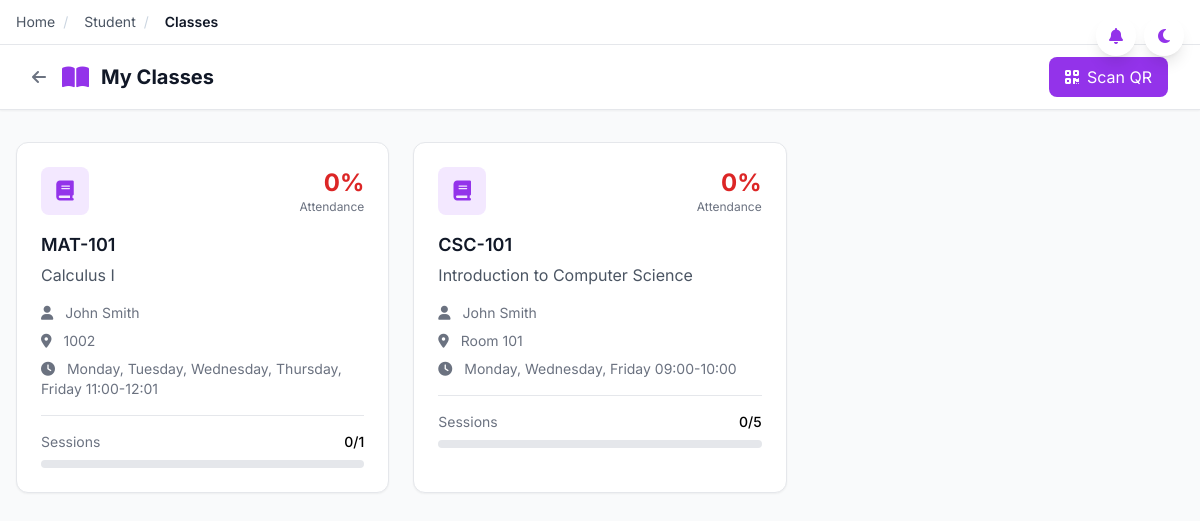
The app's page /student/classes (signed in) with its own data.
### app/models.py (models this page shows, shortened)
class Course(db.Model):
    __tablename__ = 'courses'
    id = db.Column(db.String(36), primary_key=True, default=generate_uuid)
    code = db.Column(db.String(20), unique=True, nullable=False, index=True)  # 'CSC-105'
    name = db.Column(db.String(200), nullable=False)
    description = db.Column(db.Text)
    credits = db.Column(db.Integer, default=3)
    department_id = db.Column(db.String(36), db.ForeignKey('departments.id'))
    is_active = db.Column(db.Boolean, default=True)
    created_at = db.Column(db.DateTime, default=datetime.utcnow)
    class_instances = db.relationship('ClassInstance', backref='course', lazy='dynamic')

class ClassInstance(db.Model):
    __tablename__ = 'class_instances'
    id = db.Column(db.String(36), primary_key=True, default=generate_uuid)
    course_id = db.Column(db.String(36), db.ForeignKey('courses.id'), nullable=False)
    professor_id = db.Column(db.String(36), db.ForeignKey('professors.user_id'), nullable=False)
    academic_period_id = db.Column(db.String(36), db.ForeignKey('academic_periods.id'), nullable=False)
    section_number = db.Column(db.Integer, default=1)
    class_code = db.Column(db.String(20), unique=True, nullable=False, index=True)  # 'CSC105-ABC123'
    days_of_week = db.Column(db.Text, nullable=False)  # JSON array: ['Monday', 'Wednesday', 'Friday']
    start_time = db.Column(db.String(10), nullable=False)  # '09:00'
    end_time = db.Column(db.String(10), nullable=False)  # '10:30'
    first_class_date = db.Column(db.Date, nullable=False)
    last_class_date = db.Column(db.Date, nullable=False)
    room_location = db.Column(db.String(100))
    max_students = db.Column(db.Integer, default=30)
    current_enrollment = db.Column(db.Integer, default=0)
    is_active = db.Column(db.Boolean, default=True)
    enrollment_deadline = db.Column(db.Date)
    created_at = db.Column(db.DateTime, default=datetime.utcnow)
    updated_at = db.Column(db.DateTime, default=datetime.utcnow, onupdate=datetime.utcnow)
    sessions = db.relationship('ClassSession', backref='class_instance', lazy='dynamic', cascade='all, delete-orphan')
    enrollments = db.relationship('Enrollment', backref='class_instance', lazy='dynamic', cascade='all, delete-orphan')
    @property
    def days_list(self):
        try:
            return json.loads(self.days_of_week) if self.days_of_week else []
        except (json.JSONDecodeError, TypeError):
            return []

### app/routes/student.py (the view)
@student_bp.route('/classes')
@login_required
@student_required
def classes():
    student = Student.query.filter_by(user_id=current_user.id).first()
    enrollments = Enrollment.query.filter_by(
        student_id=current_user.id,
        status='active'
    ).all()
    classes = []
    for enrollment in enrollments:
        class_instance = enrollment.class_instance
        course = class_instance.course
        professor = User.query.get(class_instance.professor_id)
        total_sessions = ClassSession.query.filter_by(
            class_instance_id=class_instance.id,
            status='completed'
        ).count()
        attended_sessions = db.session.query(AttendanceRecord).join(ClassSession).filter(
            ClassSession.class_instance_id == class_instance.id,
            AttendanceRecord.student_id == current_user.id,
            AttendanceRecord.status.in_(['present', 'late', 'excused'])
        ).count()
        attendance_rate = round((attended_sessions / total_sessions * 100)) if total_sessions > 0 else 0
        classes.append({
            'id': class_instance.id,
            'code': course.code,
            'name': course.name,
            'description': course.description,
            'credits': course.credits,
            'professor': professor.full_name if professor else 'Unknown',
            'professor_email': professor.email if professor else '',
            'room': class_instance.room_location,
            'schedule': f"{', '.join(class_instance.days_list)} {class_instance.start_time}-{class_instance.end_time}",
            'attendance_rate': attendance_rate,
            'total_sessions': total_sessions,
            'attended_sessions': attended_sessions,
            'enrollment_date': enrollment.enrollment_date
        })
    return render_template('student/classes.html', classes=classes)

### app/models.py (called while the page is built)
@login_manager.user_loader
def load_user(user_id):
    return User.query.get(user_id)

    @property
    def full_name(self):
        return f"{self.first_name} {self.last_name}"

### app/routes/student.py (called while the page is built)
def student_required(f):
    from functools import wraps
    @wraps(f)
    def decorated_function(*args, **kwargs):
        if not current_user.is_authenticated or current_user.role != 'student':
            flash('Access denied. Student account required.', 'error')
            return redirect(url_for('auth.student_login'))
        return f(*args, **kwargs)
    return decorated_function

### app/templates/student/classes.html (shortened to what this page needs)
{% extends "base.html" %}
{% block content %}
<div class="min-h-screen bg-gray-50">
    <nav class="bg-white shadow-sm border-b">
        <div class="max-w-7xl mx-auto px-4 sm:px-6 lg:px-8">
            <div class="flex justify-between h-16 items-center">
                <div class="flex items-center">
                    <a href="{{ url_for('student.dashboard') }}" class="text-gray-500 hover:text-gray-700 mr-4">
                        <i class="fas fa-arrow-left"></i>
                    </a>
                    <i class="fas fa-book-open text-purple-600 text-2xl mr-3"></i>
                    <span class="text-gray-900 text-xl font-bold">My Classes</span>
                </div>
                <a href="{{ url_for('student.scan') }}" class="bg-purple-600 text-white px-4 py-2 rounded-lg hover:bg-purple-700 transition flex items-center">
                    <i class="fas fa-qrcode mr-2"></i> Scan QR
                </a>
            </div>
        </div>
    </nav>
    <div class="max-w-7xl mx-auto px-4 py-8">
        {% if classes %}
            <div class="grid grid-cols-1 md:grid-cols-2 lg:grid-cols-3 gap-6">
                {% for class in classes %}
                <a href="{{ url_for('student.class_detail', class_id=class.id) }}"
                   class="bg-white rounded-xl shadow-sm border p-6 hover:shadow-lg transition block">
                    <div class="flex justify-between items-start mb-4">
                        <div class="w-12 h-12 bg-purple-100 rounded-lg flex items-center justify-center">
                            <i class="fas fa-book text-purple-600 text-xl"></i>
                        </div>
                        <div class="text-right">
                            <span class="text-2xl font-bold {% if class.attendance_rate >= 75 %}text-green-600{% elif class.attendance_rate >= 50 %}text-yellow-600{% else %}text-red-600{% endif %}">
                                {{ class.attendance_rate }}%
                            </span>
                            <p class="text-xs text-gray-500">Attendance</p>
                        </div>
                    </div>
                    <h3 class="text-lg font-semibold text-gray-900 mb-1">{{ class.code }}</h3>
                    <p class="text-gray-600 mb-4">{{ class.name }}</p>
                    <div class="space-y-2 text-sm text-gray-500">
                        <p><i class="fas fa-user mr-2"></i> {{ class.professor }}</p>
                        <p><i class="fas fa-map-marker-alt mr-2"></i> {{ class.room or 'TBA' }}</p>
                        <p><i class="fas fa-clock mr-2"></i> {{ class.schedule }}</p>
                    </div>
                    <div class="mt-4 pt-4 border-t">
                        <div class="flex justify-between text-sm">
                            <span class="text-gray-500">Sessions</span>
                            <span class="font-medium">{{ class.attended_sessions }}/{{ class.total_sessions }}</span>
                        </div>
                        <div class="mt-2 w-full bg-gray-200 rounded-full h-2">
                        </div>
                    </div>
                </a>
                {% endfor %}
            </div>
        {% endif %}
    </div>
</div>
{% endblock %}

### app/templates/base.html (style rules this page uses)
body { font-family: 'Inter', sans-serif; overflow-x: hidden; }

### records on screen
Course: code "MAT-101", name "Calculus I"
ClassInstance: room_location "1002"
Course: code "CSC-101", name "Introduction to Computer Science"
ClassInstance: room_location "Room 101"

### other values on screen
{{ class.attendance_rate }} "0" "0"
{{ class.professor }} "John Smith" "John Smith"
{{ class.schedule }} "Monday, Tuesday, Wednesday, Thursday, Friday 11:00-12:01" "Monday, Wednesday, Friday 09:00-10:00"
{{ class.attended_sessions }} "0" "0"
{{ class.total_sessions }} "1" "5"
